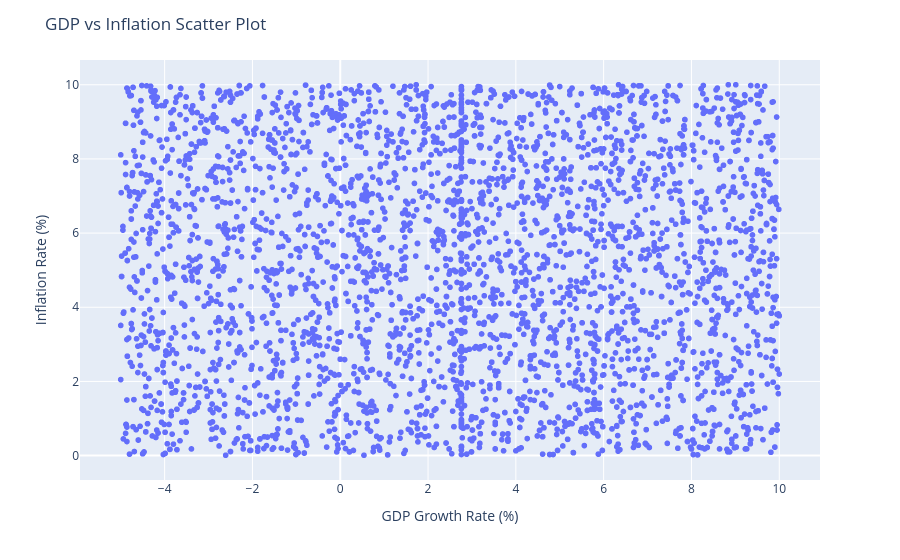

The notebook cell saved with this chart:
### Markdown cell above
#### **GDP vs Inflation Scatter Plot**

### Code cell
gdpInflation = px.scatter(
      data_frame=df,
      x="gdp_growth_rate_pct",
      y="inflation_pct"
)
gdpInflation.update_layout(
    xaxis_title="GDP Growth Rate (%)",
    yaxis_title="Inflation Rate (%)",
    title="GDP vs Inflation Scatter Plot"
)

gdpInflation.show()

### Figure 1 — Plotly figure (JSON) as saved in the notebook; plotly's stock layout.template omitted (floating-point values rounded to 4 significant figures; data arrays with more than 128 entries replaced by an {"elided": "..."} marker saying what was removed)
{"data": [{"hovertemplate": "gdp_growth_rate_pct=%{x}<br>inflation_pct=%{y}<extra></extra>", "legendgroup": "", "marker": {"color": "#636efa", "symbol": "circle"}, "mode": "markers", "name": "", "showlegend": false, "type": "scattergl", "x": {"elided": "5294 float values"}, "xaxis": "x", "y": {"elided": "5294 float values"}, "yaxis": "y"}], "layout": {"legend": {"tracegroupgap": 0}, "margin": {"t": 60}, "title": {"text": "GDP vs Inflation Scatter Plot"}, "xaxis": {"anchor": "y", "domain": [0, 1], "title": {"text": "GDP Growth Rate (%)"}}, "yaxis": {"anchor": "x", "domain": [0, 1], "title": {"text": "Inflation Rate (%)"}}}}
